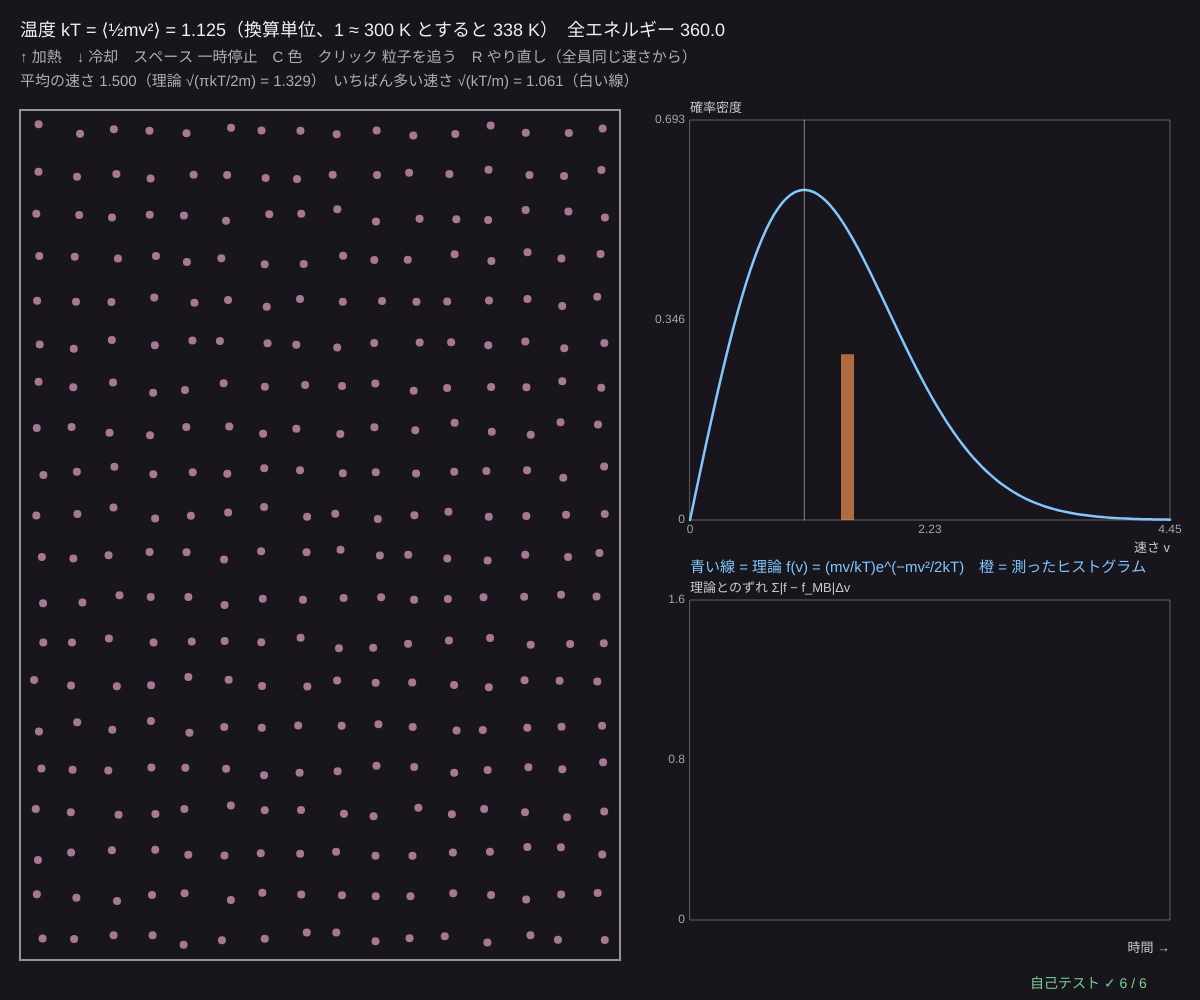
Frame 1 (no input)
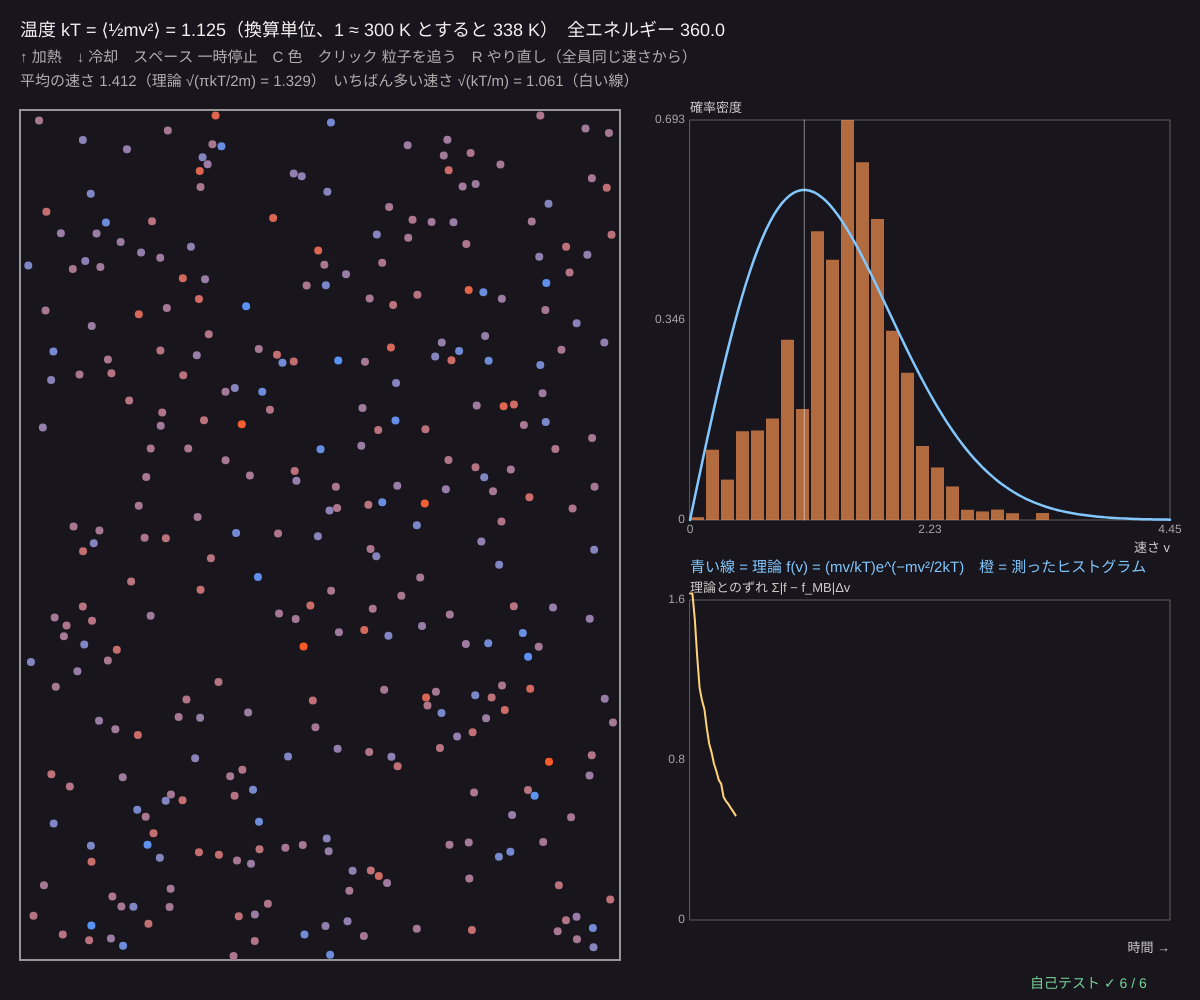
Frame 60 (no input)
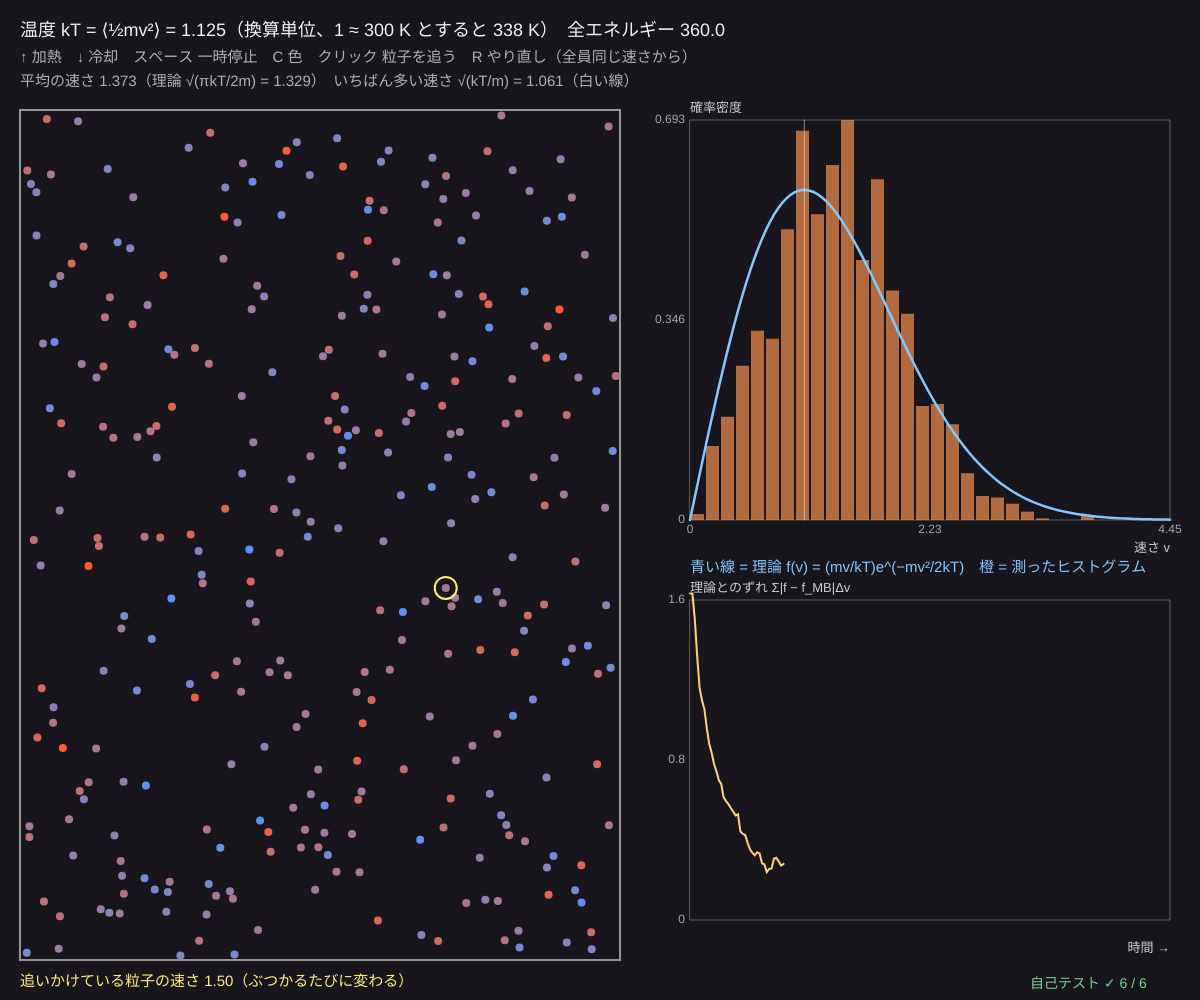
Frame 120 (the mouse pressed at the canvas centre since frame 60)

The p5.js sketch that drew these frames (run headless with seeded random() and noise() and a simulated clock; from frame 60 on, the mouse is pressed at the canvas centre):

// p5.js sketch
// ── sketch.js
// ============================================
// 00 温度は分子の運動 ─ 箱の中の剛体円板と、マクスウェル-ボルツマン分布
// はじめは全部の粒子が「同じ速さ・ばらばらの向き」。ぶつかり合ううちに速さがばらつき、
// 速さのヒストグラムが 2 次元のマクスウェル-ボルツマン分布 f(v) = (mv/kT)·e^(−mv²/2kT) に近づく
// 温度 = 1 粒子あたりの平均運動エネルギー（2 次元では ⟨½mv²⟩ = kT。換算単位 k = m = 1）
// ↑ 加熱　↓ 冷却 / スペース 一時停止 / C 色（速さ ⇔ 1 色）/ クリック 近くの粒子を追いかける / R やり直し
// ============================================

const N_PART = 320;                    // ★ 粒子の数
const RAD = 4;                         // ★ 粒子の半径 [px]
const V0 = 1.5;                        // ★ はじめの速さ（全員同じ）
const TIME_PER_FRAME = 2;              // ★ 1 コマで進める時間
const BINS = 32;                       // ★ ヒストグラムの区間の数
let gas, hist = new Float64Array(BINS), vMaxPlot = 6, paused = false, colorBySpeed = true, tracked = -1, devHist = [];

function setup() {
  createCanvas(windowWidth, windowHeight);
  selfTest();
  resetGas(1);
}
function resetGas(seed) {
  seedRng(seed);
  gas = makeGas(N_PART, Math.floor(width * 0.5), height - 150, RAD, 1, 1);
  for (let i = 0; i < gas.n; i++) { let a = rnd() * 2 * Math.PI; gas.vx[i] = V0 * Math.cos(a); gas.vy[i] = V0 * Math.sin(a); }   // 同じ速さ
  hist.fill(0); devHist = []; tracked = -1;
}
// いまの速さの分布（区間ごとの割合 ÷ 区間の幅 = 確率密度）
function speedHist(g, nb, vmax) {
  let h = new Float64Array(nb), dv = vmax / nb;
  for (let i = 0; i < g.n; i++) { let b = Math.floor(Math.hypot(g.vx[i], g.vy[i]) / dv); if (b < nb) h[b] += 1 / (g.n * dv); }
  return h;
}
// 分布のずれ = Σ |ヒストグラム − 理論| × 幅（0 なら完全に一致、最大 2）
function mbDeviation(h, kT, vmax) { let dv = vmax / h.length, s = 0; for (let b = 0; b < h.length; b++) s += Math.abs(h[b] - mb2d((b + 0.5) * dv, kT, 1)) * dv; return s; }

function draw() {
  background(24, 22, 28);
  if (!paused) gasAdvance(gas, TIME_PER_FRAME);
  let kT = gasTemp(gas);
  vMaxPlot = 4.2 * Math.sqrt(kT);
  let now = speedHist(gas, BINS, vMaxPlot);
  for (let b = 0; b < BINS; b++) hist[b] = 0.96 * hist[b] + 0.04 * now[b];          // 少しずつ平均（ゆれを小さく）
  if (!paused && frameCount % 3 === 0) { devHist.push(mbDeviation(now, kT, vMaxPlot)); if (devHist.length > 200) devHist.shift(); }

  // ---- 箱と粒子
  let bx = 20, by = 110;
  noFill(); stroke(150); strokeWeight(2); rect(bx, by, gas.W, gas.H);
  noStroke();
  let vRef = Math.sqrt(2 * kT);
  for (let i = 0; i < gas.n; i++) {
    let s = Math.hypot(gas.vx[i], gas.vy[i]) / (2 * vRef);
    if (colorBySpeed) fill(lerpColor(color(80, 150, 255), color(255, 90, 40), clampv(s, 0, 1))); else fill(200, 200, 210);
    circle(bx + gas.x[i], by + gas.y[i], 2 * gas.r[i]);
  }
  if (tracked >= 0) { noFill(); stroke(255, 240, 120); strokeWeight(2); circle(bx + gas.x[tracked], by + gas.y[tracked], 22); }

  // ---- 速さのヒストグラムと理論曲線
  let g = { x: bx + gas.W + 70, y: 120, w: width - gas.W - 120, h: height * 0.4, x0: 0, x1: vMaxPlot, y0: 0, y1: 1.1 / Math.sqrt(kT) * 0.62 + 0.05 };
  plotAxes(g, '速さ v', '確率密度', [0, vMaxPlot / 2, vMaxPlot], [0, g.y1 / 2, g.y1]);
  noStroke(); fill(255, 150, 80, 170);
  let dv = vMaxPlot / BINS;
  for (let b = 0; b < BINS; b++) { let y = gY(g, Math.min(hist[b], g.y1)); rect(gX(g, b * dv) + 1, y, g.w / BINS - 2, g.y + g.h - y); }
  stroke(130, 200, 255); strokeWeight(2.5);
  polyline(Array.from({ length: 121 }, (_, k) => { let v = (k / 120) * vMaxPlot; return [gX(g, v), gY(g, mb2d(v, kT, 1))]; }));
  stroke(255, 255, 255, 120); strokeWeight(1); let vp = Math.sqrt(kT); line(gX(g, vp), g.y, gX(g, vp), g.y + g.h);

  // ---- ずれのグラフ
  let g2 = { x: g.x, y: g.y + g.h + 80, w: g.w, h: height - (g.y + g.h + 80) - 80, x0: 0, x1: 200, y0: 0, y1: 1.6 };
  plotAxes(g2, '時間 →', '理論とのずれ Σ|f − f_MB|Δv', [], [0, 0.8, 1.6]);
  stroke(255, 210, 120); strokeWeight(2); polyline(devHist.map((d, k) => [gX(g2, k), gY(g2, d)]));

  // ---- 文字
  noStroke(); fill(240); textSize(18); textAlign(LEFT, BASELINE);
  text('温度 kT = ⟨½mv²⟩ = ' + kT.toFixed(3) + '（換算単位、1 ≈ 300 K とすると ' + (kT * 300).toFixed(0) + ' K）　全エネルギー ' + gasKE(gas).toFixed(1), 20, 36);
  fill(175); textSize(15);
  text('↑ 加熱　↓ 冷却　スペース 一時停止　C 色　クリック 粒子を追う　R やり直し（全員同じ速さから）', 20, 62);
  let mean = 0; for (let i = 0; i < gas.n; i++) mean += Math.hypot(gas.vx[i], gas.vy[i]) / gas.n;
  text('平均の速さ ' + mean.toFixed(3) + '（理論 √(πkT/2m) = ' + Math.sqrt((Math.PI * kT) / 2).toFixed(3) + '）　いちばん多い速さ √(kT/m) = ' + vp.toFixed(3) + '（白い線）', 20, 86);
  fill(130, 200, 255); text('青い線 = 理論 f(v) = (mv/kT)e^(−mv²/2kT)　橙 = 測ったヒストグラム', g.x, g.y + g.h + 52);
  if (tracked >= 0) { fill(255, 240, 120); text('追いかけている粒子の速さ ' + Math.hypot(gas.vx[tracked], gas.vy[tracked]).toFixed(2) + '（ぶつかるたびに変わる）', bx, by + gas.H + 26); }
  drawSelfTest(width - 170, height - 12);
}

function keyPressed() {
  if (key === UP_ARROW) gasSetTemp(gas, Math.min(6, gasTemp(gas) * 1.15));
  if (key === DOWN_ARROW) gasSetTemp(gas, Math.max(0.05, gasTemp(gas) / 1.15));
  if (key === ' ') paused = !paused;
  if (key === 'c' || key === 'C') colorBySpeed = !colorBySpeed;
  if (key === 'r' || key === 'R') resetGas(Date.now() % 100000);
  return false;
}
function mousePressed() {
  let best = 900, mx = mouseX - 20, my = mouseY - 110;
  tracked = -1;
  for (let i = 0; i < gas.n; i++) { let d = (gas.x[i] - mx) ** 2 + (gas.y[i] - my) ** 2; if (d < best) { best = d; tracked = i; } }
}

// ---- 自己テスト
function selfTest() {
  selfTestResults = [];
  seedRng(55);
  let g = makeGas(2, 100, 100, 5, 1, 1);
  g.x[0] = 40; g.y[0] = 50; g.vx[0] = 1; g.vy[0] = 0; g.x[1] = 49; g.y[1] = 50; g.vx[1] = -0.5; g.vy[1] = 0;
  gasPair(g, 0, 1);
  check('正面衝突（同じ質量）：速度が入れかわる', near(g.vx[0], -0.5, 1e-12) && near(g.vx[1], 1, 1e-12));
  let h = makeGas(2, 100, 100, 5, 1, 1); h.m[1] = 3; h.x[0] = 40; h.y[0] = 50; h.vx[0] = 1.2; h.vy[0] = 0.3; h.x[1] = 47; h.y[1] = 56; h.vx[1] = -0.4; h.vy[1] = 0.1;
  let e0 = gasKE(h), p0 = gasMomentum(h); gasPair(h, 0, 1); let p1 = gasMomentum(h);
  check('ななめの衝突（質量 1 と 3）：運動エネルギーと運動量が保存', near(gasKE(h), e0, 1e-12) && near(p1[0], p0[0], 1e-12) && near(p1[1], p0[1], 1e-12) && h.vx[0] !== 1.2);
  let w = makeGas(120, 260, 260, 4, 1, 1), ew = gasKE(w);
  for (let k = 0; k < 600; k++) gasStep(w, 0.5);
  check('120 粒子を 600 回進めても全エネルギーは一定（相対誤差 1e-9）', Math.abs(gasKE(w) / ew - 1) < 1e-9);
  let I = 0, V2 = 0, dv = 0.001;
  for (let v = dv / 2; v < 20; v += dv) { I += mb2d(v, 1.3, 1) * dv; V2 += v * v * mb2d(v, 1.3, 1) * dv; }
  check('理論の分布：面積 = 1、⟨v²⟩ = 2kT/m（kT = 1.3）', near(I, 1, 1e-6) && near(V2, 2.6, 1e-4));
  seedRng(7);
  let q = makeGas(150, 300, 300, 4, 1, 1);
  for (let i = 0; i < q.n; i++) { let a = rnd() * 2 * Math.PI; q.vx[i] = Math.cos(a); q.vy[i] = Math.sin(a); }
  let kq = gasTemp(q), d0 = mbDeviation(speedHist(q, 16, 4.2 * Math.sqrt(kq)), kq, 4.2 * Math.sqrt(kq)), acc = new Float64Array(16);
  for (let k = 0; k < 900; k++) { gasStep(q, 0.5); if (k >= 300 && k % 10 === 0) { let hh = speedHist(q, 16, 4.2 * Math.sqrt(kq)); for (let b = 0; b < 16; b++) acc[b] += hh[b] / 60; } }
  let d1 = mbDeviation(acc, kq, 4.2 * Math.sqrt(kq));
  check('全員同じ速さ（ずれ ' + d0.toFixed(2) + '）→ ぶつかり合うとマクスウェル分布に（ずれ ' + d1.toFixed(3) + ' < 0.16）', d0 > 1 && d1 < 0.16);
  gasSetTemp(q, 2);
  check('加熱：速さを √(2/kT) 倍にすると ⟨½mv²⟩ = kT = 2', near(gasTemp(q), 2, 1e-12));
  reportSelfTest();
}

// ---------- やってみよう ----------
// 1. R を押して、はじめの「全員同じ速さ」の山が、何秒でなめらかな分布になるか見よう
// 2. ↑ で加熱すると、分布の山はどう動く？ 横に広がる？ 高さは？
// 3. 粒子を 1 つクリックして追いかけよう。1 つの粒子の速さはどれくらい変わる？
// 4. N_PART を 60 や 800 に。分布はなめらかになる？ ずれのグラフはどう変わる？
// 5. RAD を 1 にすると衝突が減る。分布に近づくまでの時間はどう変わる？


// ==================================================
// ここから下は「熱力学の道具」（中身は読まなくても OK。消さないでね）
// ==================================================
// ---- 種つきの乱数（同じ種なら毎回同じ列）。シミュレーションと自己テストで使う
let rngState = 1;
function seedRng(s) { rngState = (s >>> 0) || 1; }
function rnd() {                       // 0〜1 の一様乱数（mulberry32）
  rngState = (rngState + 0x6d2b79f5) >>> 0;
  let t = rngState;
  t = Math.imul(t ^ (t >>> 15), t | 1);
  t ^= t + Math.imul(t ^ (t >>> 7), t | 61);
  return ((t ^ (t >>> 14)) >>> 0) / 4294967296;
}
function rndNormal() { let u = 1 - rnd(), v = rnd(); return Math.sqrt(-2 * Math.log(u)) * Math.cos(2 * Math.PI * v); }   // 標準正規分布
function clampv(v, a, b) { return v < a ? a : v > b ? b : v; }
// ---- 剛体円板の気体（2 次元、換算単位 k = 1）。粒子どうしは弾性衝突、壁ではね返る
// 近くのペアだけ調べる「セルリスト」：箱をマス目に分け、同じマスととなりのマスの粒子とだけ比べる
function makeGas(n, W, H, r, kT, m) {
  let g = { n, W, H, wallX: W, wallU: 0, wallMin: 4 * r, x: new Float64Array(n), y: new Float64Array(n), vx: new Float64Array(n), vy: new Float64Array(n),
    r: new Float64Array(n).fill(r), m: new Float64Array(n).fill(m || 1), imp: 0, impX: 0, meterT: 0, time: 0, onHit: null, barrier: null, big: [] };
  let cols = Math.max(1, Math.ceil(Math.sqrt((n * W) / H))), rows = Math.ceil(n / cols);
  for (let i = 0; i < n; i++) {        // 格子に少しずらして並べる（重ならない）
    g.x[i] = ((i % cols) + 0.5 + 0.2 * (rnd() - 0.5)) * (W / cols); g.y[i] = (Math.floor(i / cols) + 0.5 + 0.2 * (rnd() - 0.5)) * (H / rows);
    let s = Math.sqrt(kT / g.m[i]); g.vx[i] = s * rndNormal(); g.vy[i] = s * rndNormal();
  }
  gasCells(g); return g;
}
function gasCells(g) {                 // マス目の大きさ = ふつうの粒子の直径の最大（大きな粒子は別あつかい）
  let rs = 0; g.big = [];
  for (let i = 0; i < g.n; i++) { if (g.r[i] > 2 * g.r[0]) g.big.push(i); else rs = Math.max(rs, g.r[i]); }
  g.cs = 2 * rs + 1e-9; g.nx = Math.max(1, Math.floor(g.W / g.cs)); g.ny = Math.max(1, Math.floor(g.H / g.cs));
  g.head = new Int32Array(g.nx * g.ny); g.next = new Int32Array(g.n); g.isBig = new Uint8Array(g.n); for (let b of g.big) g.isBig[b] = 1;
}
function gasPair(g, i, j) {            // 重なっていて近づいている 2 粒子を弾性衝突させる（運動量とエネルギーを保存）
  let dx = g.x[j] - g.x[i], dy = g.y[j] - g.y[i], R = g.r[i] + g.r[j], d2 = dx * dx + dy * dy;
  if (d2 >= R * R || d2 === 0) return;
  let d = Math.sqrt(d2), nx = dx / d, ny = dy / d, mi = g.m[i], mj = g.m[j];
  let vn = (g.vx[i] - g.vx[j]) * nx + (g.vy[i] - g.vy[j]) * ny;
  if (vn > 0) { let J = ((2 * mi * mj) / (mi + mj)) * vn; g.vx[i] -= (J / mi) * nx; g.vy[i] -= (J / mi) * ny; g.vx[j] += (J / mj) * nx; g.vy[j] += (J / mj) * ny; }
  let ov = R - d, wi = mj / (mi + mj), wj = mi / (mi + mj);   // 重なりを押しもどす（速度は変えない）
  g.x[i] -= nx * ov * wi; g.y[i] -= ny * ov * wi; g.x[j] += nx * ov * wj; g.y[j] += ny * ov * wj;
}
function gasCollide(g) {
  let { nx, ny, cs, head, next } = g; head.fill(-1);
  for (let i = 0; i < g.n; i++) {
    if (g.isBig[i]) continue;
    let c = clampv(Math.floor(g.x[i] / cs), 0, nx - 1) + nx * clampv(Math.floor(g.y[i] / cs), 0, ny - 1);
    next[i] = head[c]; head[c] = i;
  }
  for (let cy = 0; cy < ny; cy++) for (let cx = 0; cx < nx; cx++) {
    for (let i = head[cx + nx * cy]; i >= 0; i = next[i]) {
      for (let j = next[i]; j >= 0; j = next[j]) gasPair(g, i, j);          // 同じマス
      for (let [ox, oy] of NEIGH) {                                         // となりのマス（半分だけ = 二重に数えない）
        let ax = cx + ox, ay = cy + oy; if (ax < 0 || ax >= nx || ay >= ny) continue;
        for (let j = head[ax + nx * ay]; j >= 0; j = next[j]) gasPair(g, i, j);
      }
    }
  }
  for (let b of g.big) for (let j = 0; j < g.n; j++) if (j !== b) gasPair(g, b, j);
}
const NEIGH = [[1, 0], [-1, 1], [0, 1], [1, 1]];
function gasWalls(g, i, xOld) {        // 壁ではね返る。壁が受けた力積（運動量の変化）を数えて圧力にする
  let ri = g.r[i], mi = g.m[i], xr = g.wallX - ri, hit = 0;
  if (g.x[i] < ri) { g.x[i] = Math.min(2 * ri - g.x[i], xr); if (g.vx[i] < 0) { hit = -2 * g.vx[i]; g.vx[i] = -g.vx[i]; } }
  if (g.x[i] > xr) {                   // 右の壁はピストン（速さ wallU で動く。動く壁ではね返ると気体は仕事をする / される）
    g.x[i] = Math.max(2 * xr - g.x[i], ri);
    if (g.vx[i] > g.wallU) { let nv = 2 * g.wallU - g.vx[i]; hit = g.vx[i] - nv; g.impX += mi * hit; g.vx[i] = nv; }
  }
  if (g.y[i] < ri) { g.y[i] = Math.min(2 * ri - g.y[i], g.H - ri); if (g.vy[i] < 0) { hit = -2 * g.vy[i]; g.vy[i] = -g.vy[i]; } }
  if (g.y[i] > g.H - ri) { g.y[i] = Math.max(2 * (g.H - ri) - g.y[i], ri); if (g.vy[i] > 0) { hit = 2 * g.vy[i]; g.vy[i] = -g.vy[i]; } }
  if (hit > 0) { g.imp += mi * hit; if (g.onHit) g.onHit(i, hit / 2); }
  if (g.barrier) g.barrier(g, i, xOld);
}
function gasStep(g, dt) {
  g.wallX = clampv(g.wallX + g.wallU * dt, g.wallMin, g.W);
  for (let i = 0; i < g.n; i++) { let xo = g.x[i]; g.x[i] += g.vx[i] * dt; g.y[i] += g.vy[i] * dt; gasWalls(g, i, xo); }
  gasCollide(g); if (g.after) g.after(g);
  g.time += dt; g.meterT += dt;
}
// 1 コマ分（時間 tt）を進める。いちばん速い粒子でも 1 回に半径の 1/3 しか動かないように細かく分ける
function gasAdvance(g, tt) {
  let v2 = 0, rmin = Infinity;
  for (let i = 0; i < g.n; i++) { v2 = Math.max(v2, g.vx[i] * g.vx[i] + g.vy[i] * g.vy[i]); rmin = Math.min(rmin, g.r[i]); }
  let nsub = clampv(Math.ceil(((Math.sqrt(v2) + Math.abs(g.wallU)) * tt) / (0.33 * rmin)), 1, 60);
  for (let k = 0; k < nsub; k++) gasStep(g, tt / nsub);
}
function gasKE(g) { let e = 0; for (let i = 0; i < g.n; i++) e += 0.5 * g.m[i] * (g.vx[i] * g.vx[i] + g.vy[i] * g.vy[i]); return e; }
function gasTemp(g) { return gasKE(g) / Math.max(1, g.n); }                 // 2 次元：平均運動エネルギー ⟨½mv²⟩ = kT
function gasMomentum(g) { let px = 0, py = 0; for (let i = 0; i < g.n; i++) { px += g.m[i] * g.vx[i]; py += g.m[i] * g.vy[i]; } return [px, py]; }
function gasSetTemp(g, kT) { let f = Math.sqrt(clampv(kT, 1e-6, 1e6) / Math.max(1e-12, gasTemp(g))); for (let i = 0; i < g.n; i++) { g.vx[i] *= f; g.vy[i] *= f; } }
function gasPressure(g) { return g.imp / Math.max(1e-9, 2 * (g.wallX + g.H) * g.meterT); }   // 力積 ÷（壁の長さ × 時間）
function gasResetMeter(g) { g.imp = 0; g.impX = 0; g.meterT = 0; }
function mb2d(v, kT, m) { m = m || 1; return ((m * v) / kT) * Math.exp((-m * v * v) / (2 * kT)); }   // 2 次元のマクスウェル-ボルツマン分布（速さ）
// ---- グラフの道具：g = { x, y, w, h, x0, x1, y0, y1, logx, logy }
function gX(g, v) { let t = g.logx ? (Math.log(v) - Math.log(g.x0)) / (Math.log(g.x1) - Math.log(g.x0)) : (v - g.x0) / (g.x1 - g.x0); return g.x + clampv(t, -0.02, 1.02) * g.w; }
function gY(g, v) { let t = g.logy ? (Math.log(v) - Math.log(g.y0)) / (Math.log(g.y1) - Math.log(g.y0)) : (v - g.y0) / (g.y1 - g.y0); return g.y + g.h - clampv(t, -0.02, 1.02) * g.h; }
function plotAxes(g, xl, yl, xt, yt) {
  stroke(95); strokeWeight(1); noFill(); rect(g.x, g.y, g.w, g.h);
  noStroke(); fill(165); textSize(12); textAlign(CENTER, TOP);
  for (let v of xt) text(+v.toPrecision(3), gX(g, v), g.y + g.h + 4);
  textAlign(RIGHT, CENTER);
  for (let v of yt) text(+v.toPrecision(3), g.x - 5, gY(g, v));
  textAlign(LEFT, BASELINE); fill(205); textSize(13);
  text(xl, g.x + g.w - textWidth(xl), g.y + g.h + 32); text(yl, g.x, g.y - 8);
}
function polyline(pts) {               // 点が 2 つ以上あるときだけ折れ線を描く
  if (pts.length < 2) return;
  noFill(); beginShape(); for (let p of pts) vertex(p[0], p[1]); endShape();
}
// ---- 自己テストの道具
let selfTestResults = [];
function check(name, cond) { selfTestResults.push({ name, ok: !!cond }); }
function near(a, b, tol) { return a !== null && a !== undefined && isFinite(a) && Math.abs(a - b) <= (tol === undefined ? 1e-9 : tol); }
function reportSelfTest() { for (let r of selfTestResults) (r.ok ? console.log : console.error)((r.ok ? '✓ ' : '✗ ') + r.name); }
function selfTestLine() { let n = selfTestResults.filter((r) => r.ok).length; return '自己テスト ' + (n === selfTestResults.length ? '✓ ' : '✗ ') + n + ' / ' + selfTestResults.length; }
function drawSelfTest(x, y) { noStroke(); fill(selfTestResults.every((r) => r.ok) ? color(120, 210, 150) : color(255, 90, 90)); textSize(14); textAlign(LEFT, BASELINE); text(selfTestLine(), x, y); }
